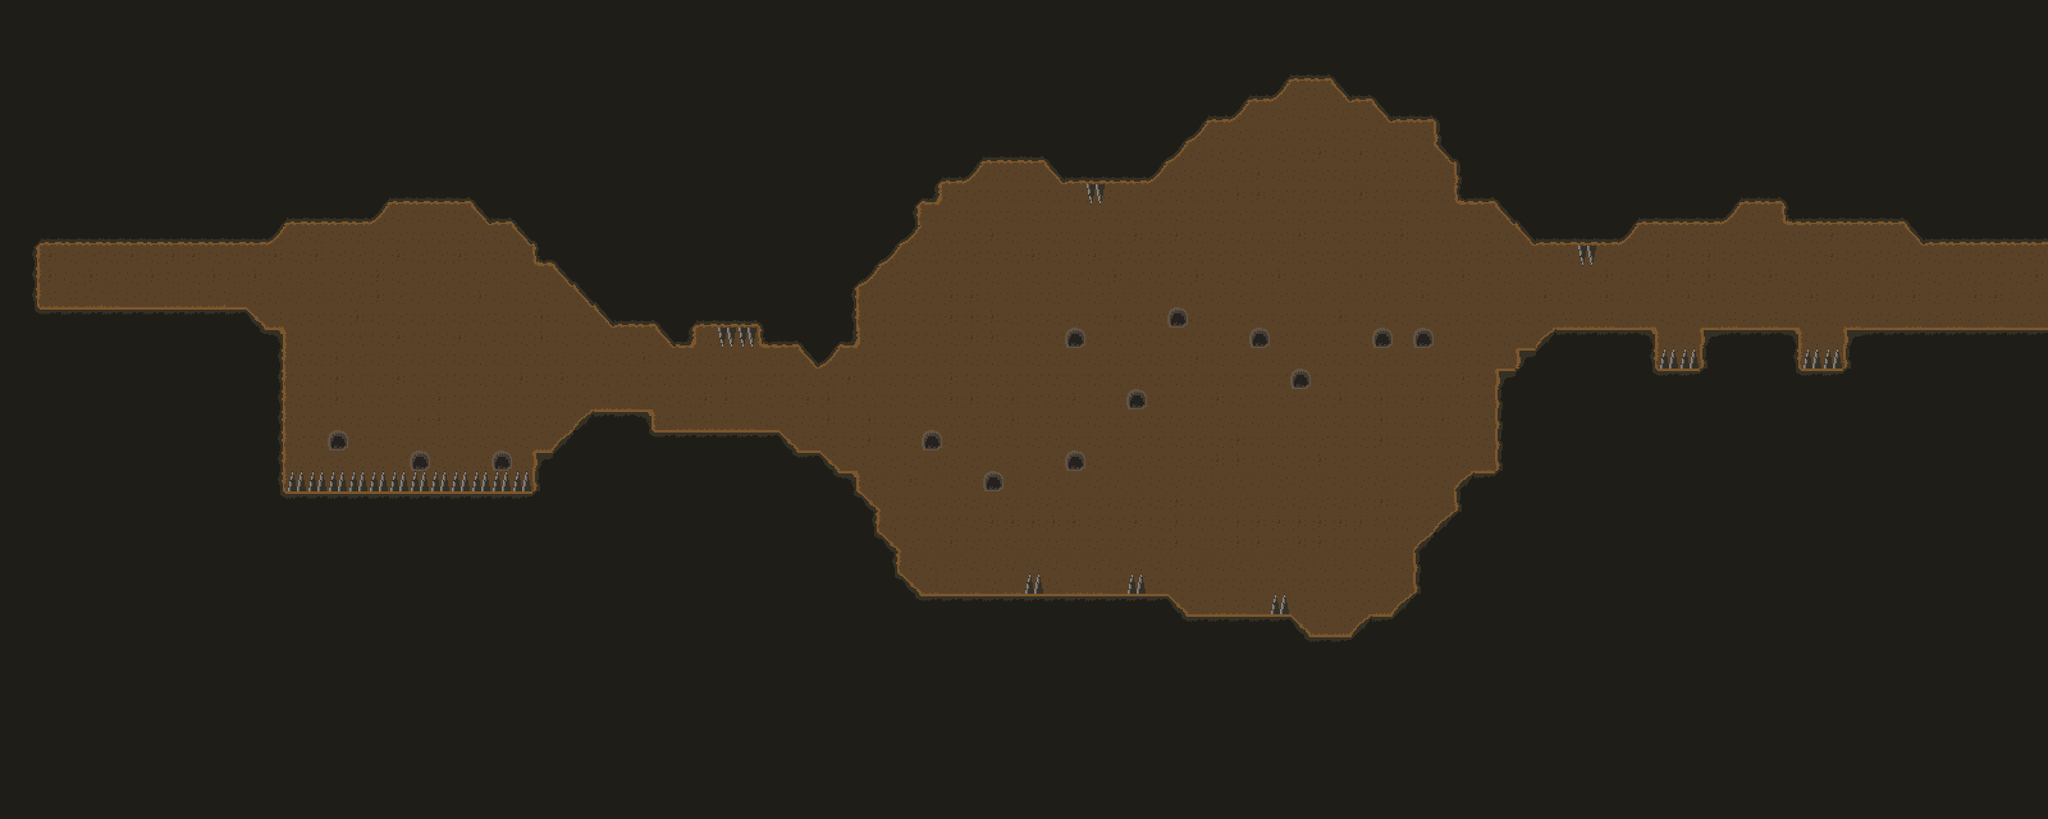

This is a level from a 2D game, rendered from its Tiled map with the project's own tilesets. A one-line summary and the map file follow, with tile-layer data summarised:
An orthogonal 100x40 tile map with 32x32 px tiles, 2 tile layers (background, objects), 2 tilesets and 5 objects (Player, End).

<map version="1.0" orientation="orthogonal" width="100" height="40" tilewidth="32" tileheight="32">
 <tileset firstgid="1" name="tileset" tilewidth="32" tileheight="32">
  <image source="tileset.png" trans="ffffff" width="256" height="160" />
 </tileset>
 <tileset firstgid="41" name="tilesetObject" tilewidth="32" tileheight="32">
  <image source="tilesetObject.png" width="64" height="64" />
 </tileset>
 <layer name="background" width="100" height="40">
  <data>[4000 cells, 4000 non-empty, 24 distinct tile ids]</data>
 </layer>
 <objectgroup name="begin" width="100" height="40">
  <object name="Player" x="181" y="434" width="36" height="36" />
 </objectgroup>
 <layer name="objects" width="100" height="40">
  <data>[4000 cells, 0 non-empty, 0 distinct tile ids]</data>
 </layer>
 <objectgroup name="end" width="100" height="40">
  <object name="End" x="3102" y="461" width="36" height="34" />
 </objectgroup>
 <objectgroup name="message" width="100" height="40">
  <object x="520" y="689" width="48" height="38">
   <properties>
    <property name="message" value="This part will be hard !" />
   </properties>
  </object>
  <object x="901" y="595" width="48" height="38">
   <properties>
    <property name="message" value="...." />
   </properties>
  </object>
 </objectgroup>
 <objectgroup name="bats" width="100" height="40">
  <object x="1744" y="542" width="32" height="40">
   <properties>
    <property name="time" value="1" />
   </properties>
  </object>
 </objectgroup>
</map>
